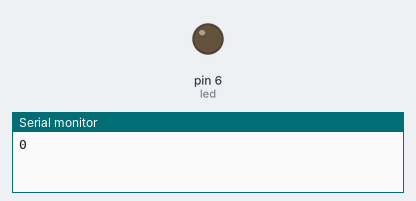
Bench run of a sketch on a simulated Arduino Uno, built with avr-gcc and run on an emulated ATmega328P. On the bench: output pins drawn as LEDs (lit = HIGH), the last lines printed to the serial monitor.

Above: at 0.05 s.
At 6.45 s:
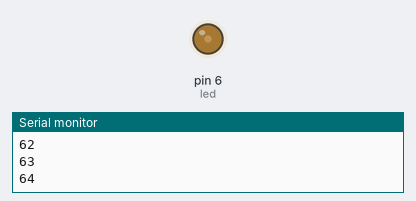
At 19.98 s:
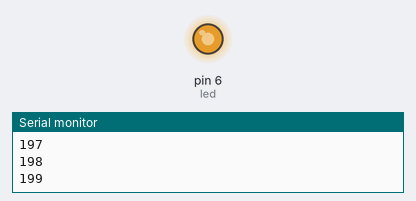
At 39.89 s:
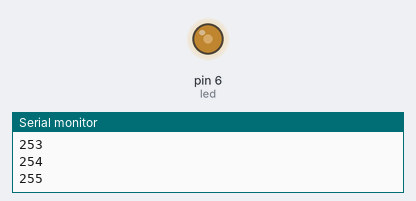
Timing chart, 0 to 40.0 s (numbered marks = the images above):
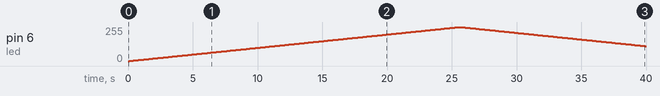

The sketch:

PWM.ino
```cpp
int led = 6;
void setup() {
  // put your setup code here, to run once:
  Serial.begin(9600);
}
void loop() {
  // put your main code here, to run repeatedly:
for(int i=0;i<=255;i++)
 {
  Serial.println(i);
  analogWrite(led,i);
  delay(100);
 }
for(int i=255;i>=0;i--)
 {
 analogWrite(led,i);
 delay(100);
 }
}
```

Measured:
- by itself, pin 6 (led): rises from 0/255 to 255/255 in 25.4 s, then falls to 112/255 in 14.4 s
